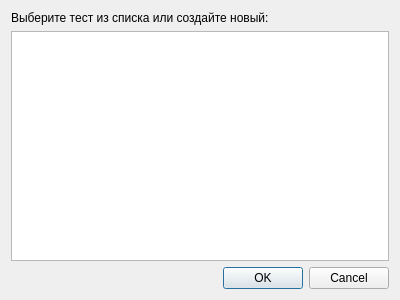
<?xml version="1.0" encoding="UTF-8"?>
<ui version="4.0">
 <class>SelectTestDialog</class>
 <widget class="QDialog" name="SelectTestDialog">
  <property name="geometry">
   <rect>
    <x>0</x>
    <y>0</y>
    <width>400</width>
    <height>300</height>
   </rect>
  </property>
  <property name="windowTitle">
   <string>Выбор теста</string>
  </property>
  <property name="modal">
   <bool>true</bool>
  </property>
  <layout class="QVBoxLayout" name="verticalLayout">
   <item>
    <widget class="QLabel" name="label">
     <property name="text">
      <string>Выберите тест из списка или создайте новый:</string>
     </property>
    </widget>
   </item>
   <item>
    <widget class="QListView" name="listViewTests">
     <property name="editTriggers">
      <set>QAbstractItemView::EditTrigger::NoEditTriggers</set>
     </property>
    </widget>
   </item>
   <item>
    <widget class="QDialogButtonBox" name="buttonBox">
     <property name="orientation">
      <enum>Qt::Orientation::Horizontal</enum>
     </property>
     <property name="standardButtons">
      <set>QDialogButtonBox::StandardButton::Cancel|QDialogButtonBox::StandardButton::Ok</set>
     </property>
    </widget>
   </item>
  </layout>
 </widget>
 <resources/>
 <connections/>
</ui>
